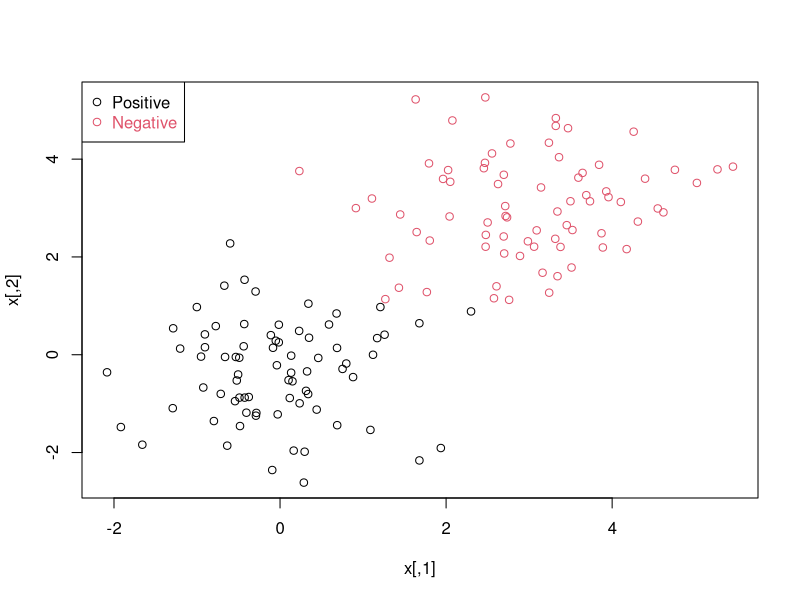
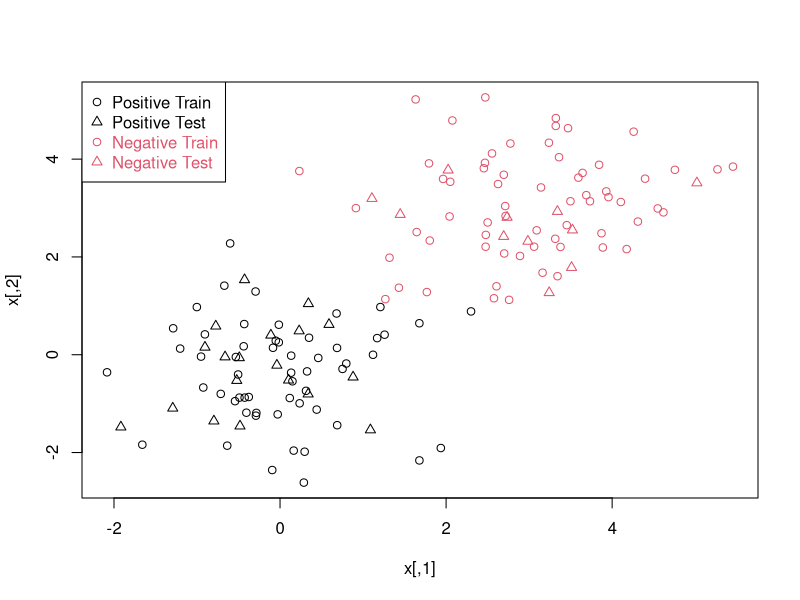
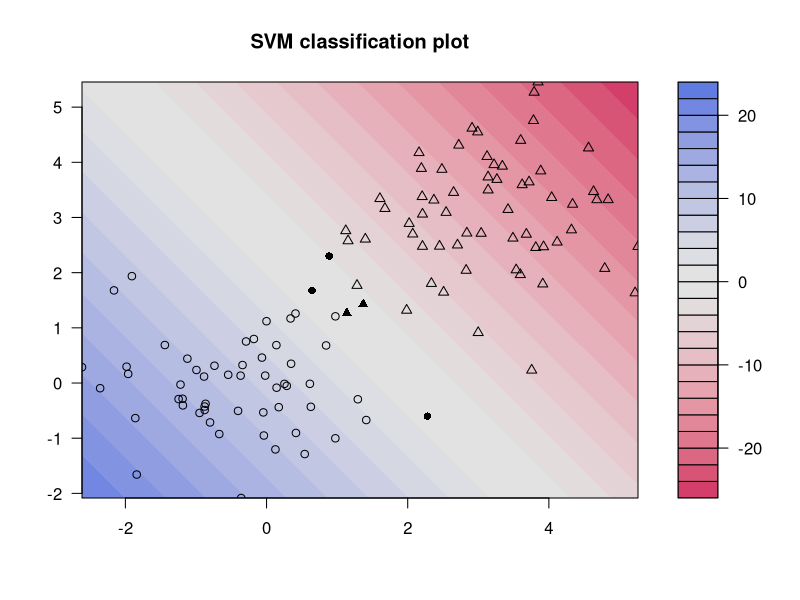

Write R code to recreate these figures, in order.
#loading required library
library(kernlab)

#generating toy data
n <- 150 # number of data points
p <- 2 # dimensions
sigma <- 1 # variance of the distribution
meanpos <- 0 # centre of the distribution of positive examples
meanneg <- 3 # centre of the distribution of negative examples
npos <- round(n/2) # number of positive examples
nneg <- n-npos # number of negative examples

# Generate the positive and negative examples
xpos <- matrix(rnorm(npos*p,mean=meanpos,sd=sigma),npos,p)
xneg <- matrix(rnorm(nneg*p,mean=meanneg,sd=sigma),npos,p)
x <- rbind(xpos,xneg)

# Generate the labels
y <- matrix(c(rep(1,npos),rep(-1,nneg)))

# Visualize the data
plot(x,col=ifelse(y>0,1,2))
legend("topleft",c('Positive','Negative'),col=seq(2),pch=1,text.col=seq(2))

## Prepare a training and a test set ##
ntrain <- round(n*0.8) # number of training examples
tindex <- sample(n,ntrain) # indices of training samples
xtrain <- x[tindex,]
xtest <- x[-tindex,]
ytrain <- y[tindex]
ytest <- y[-tindex]
istrain=rep(0,n)
istrain[tindex]=1

# Visualizing the dataset
plot(x,col=ifelse(y>0,1,2),pch=ifelse(istrain==1,1,2))
legend("topleft",c('Positive Train','Positive Test','Negative Train','Negative Test'),col=c(1,1,2,2),pch=c(1,2,1,2),text.col=c(1,1,2,2))

# train the SVM
svp <- ksvm(xtrain,ytrain,type="C-svc",kernel='vanilladot',C=100,scaled=c())

# General summary
svp

# Attributes that you can access
attributes(svp)

# Use the built-in function to pretty-plot the classifier
plot(svp,data=xtrain)
